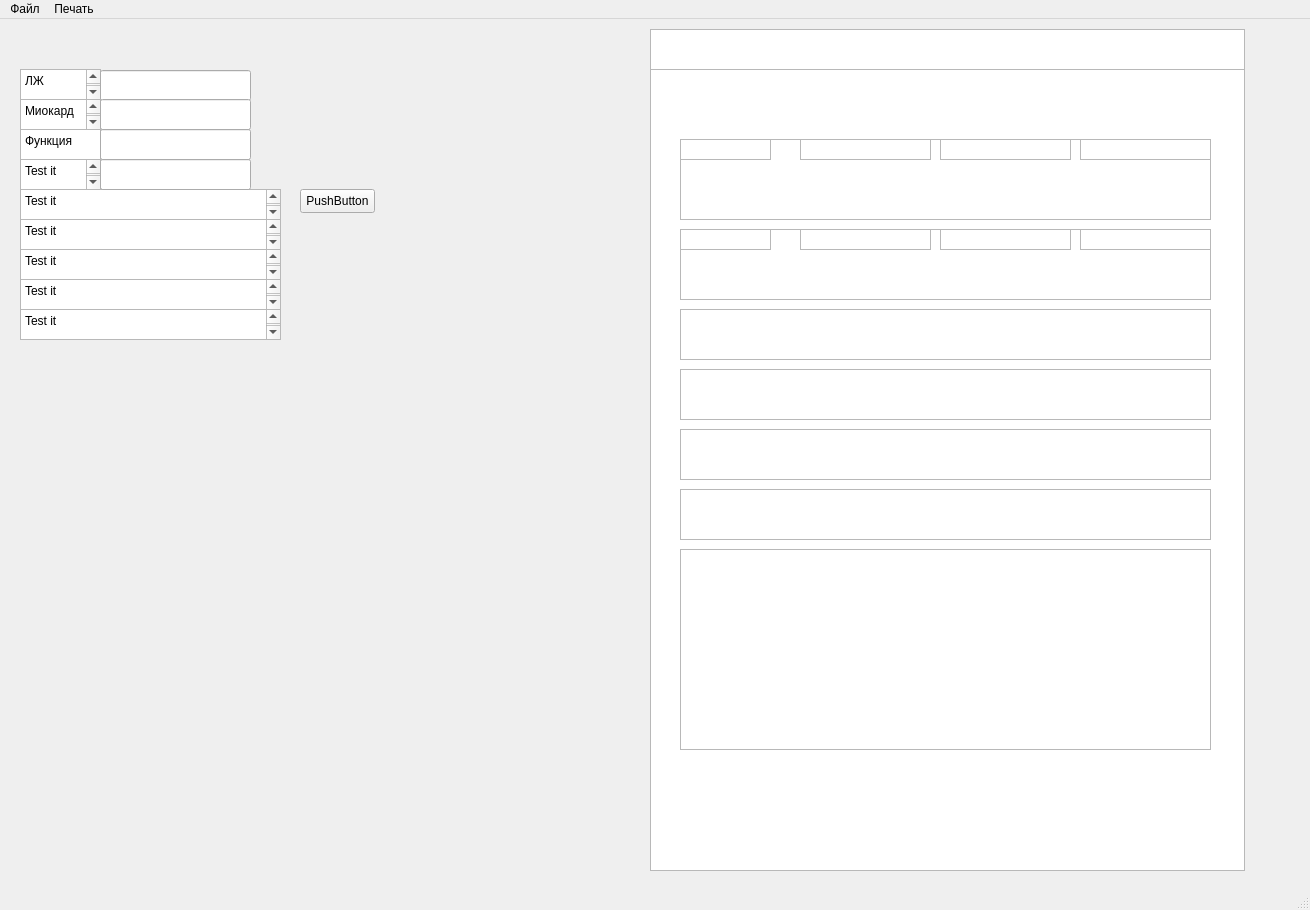
<?xml version="1.0" encoding="UTF-8"?>
<ui version="4.0">
 <class>MainWindow</class>
 <widget class="QMainWindow" name="MainWindow">
  <property name="geometry">
   <rect>
    <x>0</x>
    <y>0</y>
    <width>1310</width>
    <height>910</height>
   </rect>
  </property>
  <property name="windowTitle">
   <string>MainWindow</string>
  </property>
  <widget class="QWidget" name="centralwidget">
   <widget class="QListView" name="listView">
    <property name="geometry">
     <rect>
      <x>650</x>
      <y>10</y>
      <width>595</width>
      <height>842</height>
     </rect>
    </property>
   </widget>
   <widget class="QFrame" name="frame">
    <property name="geometry">
     <rect>
      <x>650</x>
      <y>10</y>
      <width>595</width>
      <height>41</height>
     </rect>
    </property>
    <property name="frameShape">
     <enum>QFrame::StyledPanel</enum>
    </property>
    <property name="frameShadow">
     <enum>QFrame::Plain</enum>
    </property>
   </widget>
   <widget class="QTextEdit" name="textEdit">
    <property name="geometry">
     <rect>
      <x>20</x>
      <y>50</y>
      <width>81</width>
      <height>31</height>
     </rect>
    </property>
    <property name="html">
     <string>&lt;!DOCTYPE HTML PUBLIC &quot;-//W3C//DTD HTML 4.0//EN&quot; &quot;http://www.w3.org/TR/REC-html40/strict.dtd&quot;&gt;
&lt;html&gt;&lt;head&gt;&lt;meta name=&quot;qrichtext&quot; content=&quot;1&quot; /&gt;&lt;meta charset=&quot;utf-8&quot; /&gt;&lt;style type=&quot;text/css&quot;&gt;
p, li { white-space: pre-wrap; }
hr { height: 1px; border-width: 0; }
li.unchecked::marker { content: &quot;\2610&quot;; }
li.checked::marker { content: &quot;\2612&quot;; }
&lt;/style&gt;&lt;/head&gt;&lt;body style=&quot; font-family:'Segoe UI'; font-size:9pt; font-weight:400; font-style:normal;&quot;&gt;
&lt;p style=&quot; margin-top:0px; margin-bottom:0px; margin-left:0px; margin-right:0px; -qt-block-indent:0; text-indent:0px;&quot;&gt;ЛЖ&lt;/p&gt;
&lt;p style=&quot;-qt-paragraph-type:empty; margin-top:0px; margin-bottom:0px; margin-left:0px; margin-right:0px; -qt-block-indent:0; text-indent:0px;&quot;&gt;&lt;br /&gt;&lt;/p&gt;&lt;/body&gt;&lt;/html&gt;</string>
    </property>
   </widget>
   <widget class="QTextEdit" name="textEdit_2">
    <property name="geometry">
     <rect>
      <x>20</x>
      <y>80</y>
      <width>81</width>
      <height>31</height>
     </rect>
    </property>
    <property name="html">
     <string>&lt;!DOCTYPE HTML PUBLIC &quot;-//W3C//DTD HTML 4.0//EN&quot; &quot;http://www.w3.org/TR/REC-html40/strict.dtd&quot;&gt;
&lt;html&gt;&lt;head&gt;&lt;meta name=&quot;qrichtext&quot; content=&quot;1&quot; /&gt;&lt;meta charset=&quot;utf-8&quot; /&gt;&lt;style type=&quot;text/css&quot;&gt;
p, li { white-space: pre-wrap; }
hr { height: 1px; border-width: 0; }
li.unchecked::marker { content: &quot;\2610&quot;; }
li.checked::marker { content: &quot;\2612&quot;; }
&lt;/style&gt;&lt;/head&gt;&lt;body style=&quot; font-family:'Segoe UI'; font-size:9pt; font-weight:400; font-style:normal;&quot;&gt;
&lt;p style=&quot; margin-top:0px; margin-bottom:0px; margin-left:0px; margin-right:0px; -qt-block-indent:0; text-indent:0px;&quot;&gt;Миокард&lt;/p&gt;
&lt;p style=&quot;-qt-paragraph-type:empty; margin-top:0px; margin-bottom:0px; margin-left:0px; margin-right:0px; -qt-block-indent:0; text-indent:0px;&quot;&gt;&lt;br /&gt;&lt;/p&gt;&lt;/body&gt;&lt;/html&gt;</string>
    </property>
   </widget>
   <widget class="QTextEdit" name="textEdit_3">
    <property name="geometry">
     <rect>
      <x>20</x>
      <y>110</y>
      <width>81</width>
      <height>31</height>
     </rect>
    </property>
    <property name="html">
     <string>&lt;!DOCTYPE HTML PUBLIC &quot;-//W3C//DTD HTML 4.0//EN&quot; &quot;http://www.w3.org/TR/REC-html40/strict.dtd&quot;&gt;
&lt;html&gt;&lt;head&gt;&lt;meta name=&quot;qrichtext&quot; content=&quot;1&quot; /&gt;&lt;meta charset=&quot;utf-8&quot; /&gt;&lt;style type=&quot;text/css&quot;&gt;
p, li { white-space: pre-wrap; }
hr { height: 1px; border-width: 0; }
li.unchecked::marker { content: &quot;\2610&quot;; }
li.checked::marker { content: &quot;\2612&quot;; }
&lt;/style&gt;&lt;/head&gt;&lt;body style=&quot; font-family:'Segoe UI'; font-size:9pt; font-weight:400; font-style:normal;&quot;&gt;
&lt;p style=&quot; margin-top:0px; margin-bottom:0px; margin-left:0px; margin-right:0px; -qt-block-indent:0; text-indent:0px;&quot;&gt;Функция&lt;/p&gt;&lt;/body&gt;&lt;/html&gt;</string>
    </property>
   </widget>
   <widget class="QTextEdit" name="textEdit_4">
    <property name="geometry">
     <rect>
      <x>20</x>
      <y>170</y>
      <width>261</width>
      <height>31</height>
     </rect>
    </property>
    <property name="html">
     <string>&lt;!DOCTYPE HTML PUBLIC &quot;-//W3C//DTD HTML 4.0//EN&quot; &quot;http://www.w3.org/TR/REC-html40/strict.dtd&quot;&gt;
&lt;html&gt;&lt;head&gt;&lt;meta name=&quot;qrichtext&quot; content=&quot;1&quot; /&gt;&lt;meta charset=&quot;utf-8&quot; /&gt;&lt;style type=&quot;text/css&quot;&gt;
p, li { white-space: pre-wrap; }
hr { height: 1px; border-width: 0; }
li.unchecked::marker { content: &quot;\2610&quot;; }
li.checked::marker { content: &quot;\2612&quot;; }
&lt;/style&gt;&lt;/head&gt;&lt;body style=&quot; font-family:'Segoe UI'; font-size:9pt; font-weight:400; font-style:normal;&quot;&gt;
&lt;p style=&quot; margin-top:0px; margin-bottom:0px; margin-left:0px; margin-right:0px; -qt-block-indent:0; text-indent:0px;&quot;&gt;Test it&lt;/p&gt;
&lt;p style=&quot;-qt-paragraph-type:empty; margin-top:0px; margin-bottom:0px; margin-left:0px; margin-right:0px; -qt-block-indent:0; text-indent:0px;&quot;&gt;&lt;br /&gt;&lt;/p&gt;&lt;/body&gt;&lt;/html&gt;</string>
    </property>
   </widget>
   <widget class="QTextEdit" name="textEdit_5">
    <property name="geometry">
     <rect>
      <x>20</x>
      <y>140</y>
      <width>81</width>
      <height>31</height>
     </rect>
    </property>
    <property name="html">
     <string>&lt;!DOCTYPE HTML PUBLIC &quot;-//W3C//DTD HTML 4.0//EN&quot; &quot;http://www.w3.org/TR/REC-html40/strict.dtd&quot;&gt;
&lt;html&gt;&lt;head&gt;&lt;meta name=&quot;qrichtext&quot; content=&quot;1&quot; /&gt;&lt;meta charset=&quot;utf-8&quot; /&gt;&lt;style type=&quot;text/css&quot;&gt;
p, li { white-space: pre-wrap; }
hr { height: 1px; border-width: 0; }
li.unchecked::marker { content: &quot;\2610&quot;; }
li.checked::marker { content: &quot;\2612&quot;; }
&lt;/style&gt;&lt;/head&gt;&lt;body style=&quot; font-family:'Segoe UI'; font-size:9pt; font-weight:400; font-style:normal;&quot;&gt;
&lt;p style=&quot; margin-top:0px; margin-bottom:0px; margin-left:0px; margin-right:0px; -qt-block-indent:0; text-indent:0px;&quot;&gt;Test it&lt;/p&gt;
&lt;p style=&quot;-qt-paragraph-type:empty; margin-top:0px; margin-bottom:0px; margin-left:0px; margin-right:0px; -qt-block-indent:0; text-indent:0px;&quot;&gt;&lt;br /&gt;&lt;/p&gt;&lt;/body&gt;&lt;/html&gt;</string>
    </property>
   </widget>
   <widget class="QTextEdit" name="textEdit_6">
    <property name="geometry">
     <rect>
      <x>20</x>
      <y>200</y>
      <width>261</width>
      <height>31</height>
     </rect>
    </property>
    <property name="html">
     <string>&lt;!DOCTYPE HTML PUBLIC &quot;-//W3C//DTD HTML 4.0//EN&quot; &quot;http://www.w3.org/TR/REC-html40/strict.dtd&quot;&gt;
&lt;html&gt;&lt;head&gt;&lt;meta name=&quot;qrichtext&quot; content=&quot;1&quot; /&gt;&lt;meta charset=&quot;utf-8&quot; /&gt;&lt;style type=&quot;text/css&quot;&gt;
p, li { white-space: pre-wrap; }
hr { height: 1px; border-width: 0; }
li.unchecked::marker { content: &quot;\2610&quot;; }
li.checked::marker { content: &quot;\2612&quot;; }
&lt;/style&gt;&lt;/head&gt;&lt;body style=&quot; font-family:'Segoe UI'; font-size:9pt; font-weight:400; font-style:normal;&quot;&gt;
&lt;p style=&quot; margin-top:0px; margin-bottom:0px; margin-left:0px; margin-right:0px; -qt-block-indent:0; text-indent:0px;&quot;&gt;Test it&lt;/p&gt;
&lt;p style=&quot;-qt-paragraph-type:empty; margin-top:0px; margin-bottom:0px; margin-left:0px; margin-right:0px; -qt-block-indent:0; text-indent:0px;&quot;&gt;&lt;br /&gt;&lt;/p&gt;&lt;/body&gt;&lt;/html&gt;</string>
    </property>
   </widget>
   <widget class="QTextEdit" name="textEdit_7">
    <property name="geometry">
     <rect>
      <x>20</x>
      <y>230</y>
      <width>261</width>
      <height>31</height>
     </rect>
    </property>
    <property name="html">
     <string>&lt;!DOCTYPE HTML PUBLIC &quot;-//W3C//DTD HTML 4.0//EN&quot; &quot;http://www.w3.org/TR/REC-html40/strict.dtd&quot;&gt;
&lt;html&gt;&lt;head&gt;&lt;meta name=&quot;qrichtext&quot; content=&quot;1&quot; /&gt;&lt;meta charset=&quot;utf-8&quot; /&gt;&lt;style type=&quot;text/css&quot;&gt;
p, li { white-space: pre-wrap; }
hr { height: 1px; border-width: 0; }
li.unchecked::marker { content: &quot;\2610&quot;; }
li.checked::marker { content: &quot;\2612&quot;; }
&lt;/style&gt;&lt;/head&gt;&lt;body style=&quot; font-family:'Segoe UI'; font-size:9pt; font-weight:400; font-style:normal;&quot;&gt;
&lt;p style=&quot; margin-top:0px; margin-bottom:0px; margin-left:0px; margin-right:0px; -qt-block-indent:0; text-indent:0px;&quot;&gt;Test it&lt;/p&gt;
&lt;p style=&quot;-qt-paragraph-type:empty; margin-top:0px; margin-bottom:0px; margin-left:0px; margin-right:0px; -qt-block-indent:0; text-indent:0px;&quot;&gt;&lt;br /&gt;&lt;/p&gt;&lt;/body&gt;&lt;/html&gt;</string>
    </property>
   </widget>
   <widget class="QTextEdit" name="textEdit_8">
    <property name="geometry">
     <rect>
      <x>20</x>
      <y>260</y>
      <width>261</width>
      <height>31</height>
     </rect>
    </property>
    <property name="html">
     <string>&lt;!DOCTYPE HTML PUBLIC &quot;-//W3C//DTD HTML 4.0//EN&quot; &quot;http://www.w3.org/TR/REC-html40/strict.dtd&quot;&gt;
&lt;html&gt;&lt;head&gt;&lt;meta name=&quot;qrichtext&quot; content=&quot;1&quot; /&gt;&lt;meta charset=&quot;utf-8&quot; /&gt;&lt;style type=&quot;text/css&quot;&gt;
p, li { white-space: pre-wrap; }
hr { height: 1px; border-width: 0; }
li.unchecked::marker { content: &quot;\2610&quot;; }
li.checked::marker { content: &quot;\2612&quot;; }
&lt;/style&gt;&lt;/head&gt;&lt;body style=&quot; font-family:'Segoe UI'; font-size:9pt; font-weight:400; font-style:normal;&quot;&gt;
&lt;p style=&quot; margin-top:0px; margin-bottom:0px; margin-left:0px; margin-right:0px; -qt-block-indent:0; text-indent:0px;&quot;&gt;Test it&lt;/p&gt;
&lt;p style=&quot;-qt-paragraph-type:empty; margin-top:0px; margin-bottom:0px; margin-left:0px; margin-right:0px; -qt-block-indent:0; text-indent:0px;&quot;&gt;&lt;br /&gt;&lt;/p&gt;&lt;/body&gt;&lt;/html&gt;</string>
    </property>
   </widget>
   <widget class="QTextEdit" name="textEdit_9">
    <property name="geometry">
     <rect>
      <x>20</x>
      <y>290</y>
      <width>261</width>
      <height>31</height>
     </rect>
    </property>
    <property name="html">
     <string>&lt;!DOCTYPE HTML PUBLIC &quot;-//W3C//DTD HTML 4.0//EN&quot; &quot;http://www.w3.org/TR/REC-html40/strict.dtd&quot;&gt;
&lt;html&gt;&lt;head&gt;&lt;meta name=&quot;qrichtext&quot; content=&quot;1&quot; /&gt;&lt;meta charset=&quot;utf-8&quot; /&gt;&lt;style type=&quot;text/css&quot;&gt;
p, li { white-space: pre-wrap; }
hr { height: 1px; border-width: 0; }
li.unchecked::marker { content: &quot;\2610&quot;; }
li.checked::marker { content: &quot;\2612&quot;; }
&lt;/style&gt;&lt;/head&gt;&lt;body style=&quot; font-family:'Segoe UI'; font-size:9pt; font-weight:400; font-style:normal;&quot;&gt;
&lt;p style=&quot; margin-top:0px; margin-bottom:0px; margin-left:0px; margin-right:0px; -qt-block-indent:0; text-indent:0px;&quot;&gt;Test it&lt;/p&gt;
&lt;p style=&quot;-qt-paragraph-type:empty; margin-top:0px; margin-bottom:0px; margin-left:0px; margin-right:0px; -qt-block-indent:0; text-indent:0px;&quot;&gt;&lt;br /&gt;&lt;/p&gt;&lt;/body&gt;&lt;/html&gt;</string>
    </property>
   </widget>
   <widget class="QPushButton" name="pushButton">
    <property name="geometry">
     <rect>
      <x>300</x>
      <y>170</y>
      <width>75</width>
      <height>24</height>
     </rect>
    </property>
    <property name="text">
     <string>PushButton</string>
    </property>
   </widget>
   <widget class="QListView" name="listView_2">
    <property name="geometry">
     <rect>
      <x>680</x>
      <y>120</y>
      <width>531</width>
      <height>81</height>
     </rect>
    </property>
   </widget>
   <widget class="QListView" name="listView_3">
    <property name="geometry">
     <rect>
      <x>680</x>
      <y>210</y>
      <width>531</width>
      <height>71</height>
     </rect>
    </property>
   </widget>
   <widget class="QListView" name="listView_4">
    <property name="geometry">
     <rect>
      <x>680</x>
      <y>290</y>
      <width>531</width>
      <height>51</height>
     </rect>
    </property>
   </widget>
   <widget class="QListView" name="listView_5">
    <property name="geometry">
     <rect>
      <x>680</x>
      <y>410</y>
      <width>531</width>
      <height>51</height>
     </rect>
    </property>
   </widget>
   <widget class="QListView" name="listView_6">
    <property name="geometry">
     <rect>
      <x>680</x>
      <y>350</y>
      <width>531</width>
      <height>51</height>
     </rect>
    </property>
   </widget>
   <widget class="QListView" name="listView_7">
    <property name="geometry">
     <rect>
      <x>680</x>
      <y>470</y>
      <width>531</width>
      <height>51</height>
     </rect>
    </property>
   </widget>
   <widget class="QListView" name="listView_8">
    <property name="geometry">
     <rect>
      <x>680</x>
      <y>530</y>
      <width>531</width>
      <height>201</height>
     </rect>
    </property>
   </widget>
   <widget class="QLineEdit" name="lineEdit">
    <property name="geometry">
     <rect>
      <x>100</x>
      <y>51</y>
      <width>151</width>
      <height>31</height>
     </rect>
    </property>
   </widget>
   <widget class="QLineEdit" name="lineEdit_2">
    <property name="geometry">
     <rect>
      <x>100</x>
      <y>80</y>
      <width>151</width>
      <height>31</height>
     </rect>
    </property>
   </widget>
   <widget class="QLineEdit" name="lineEdit_3">
    <property name="geometry">
     <rect>
      <x>100</x>
      <y>110</y>
      <width>151</width>
      <height>31</height>
     </rect>
    </property>
   </widget>
   <widget class="QLineEdit" name="lineEdit_4">
    <property name="geometry">
     <rect>
      <x>100</x>
      <y>140</y>
      <width>151</width>
      <height>31</height>
     </rect>
    </property>
   </widget>
   <widget class="QListView" name="LJ">
    <property name="geometry">
     <rect>
      <x>680</x>
      <y>120</y>
      <width>91</width>
      <height>21</height>
     </rect>
    </property>
   </widget>
   <widget class="QListView" name="LJ_2">
    <property name="geometry">
     <rect>
      <x>800</x>
      <y>120</y>
      <width>131</width>
      <height>21</height>
     </rect>
    </property>
    <property name="accessibleName">
     <string/>
    </property>
   </widget>
   <widget class="QListView" name="LJ_3">
    <property name="geometry">
     <rect>
      <x>940</x>
      <y>120</y>
      <width>131</width>
      <height>21</height>
     </rect>
    </property>
   </widget>
   <widget class="QListView" name="LJ_4">
    <property name="geometry">
     <rect>
      <x>1080</x>
      <y>120</y>
      <width>131</width>
      <height>21</height>
     </rect>
    </property>
   </widget>
   <widget class="QListView" name="LJ_5">
    <property name="geometry">
     <rect>
      <x>680</x>
      <y>210</y>
      <width>91</width>
      <height>21</height>
     </rect>
    </property>
   </widget>
   <widget class="QListView" name="LJ_6">
    <property name="geometry">
     <rect>
      <x>800</x>
      <y>210</y>
      <width>131</width>
      <height>21</height>
     </rect>
    </property>
   </widget>
   <widget class="QListView" name="LJ_7">
    <property name="geometry">
     <rect>
      <x>940</x>
      <y>210</y>
      <width>131</width>
      <height>21</height>
     </rect>
    </property>
   </widget>
   <widget class="QListView" name="LJ_8">
    <property name="geometry">
     <rect>
      <x>1080</x>
      <y>210</y>
      <width>131</width>
      <height>21</height>
     </rect>
    </property>
   </widget>
  </widget>
  <widget class="QMenuBar" name="menubar">
   <property name="geometry">
    <rect>
     <x>0</x>
     <y>0</y>
     <width>1310</width>
     <height>22</height>
    </rect>
   </property>
   <widget class="QMenu" name="menu">
    <property name="title">
     <string>Файл</string>
    </property>
    <addaction name="action_3"/>
    <addaction name="action_4"/>
   </widget>
   <widget class="QMenu" name="menu_2">
    <property name="title">
     <string>Печать</string>
    </property>
   </widget>
   <addaction name="menu"/>
   <addaction name="menu_2"/>
  </widget>
  <widget class="QStatusBar" name="statusbar"/>
  <action name="action_3">
   <property name="text">
    <string>Сохранить</string>
   </property>
  </action>
  <action name="action_4">
   <property name="text">
    <string>Сохранить как</string>
   </property>
  </action>
 </widget>
 <resources/>
 <connections/>
</ui>
